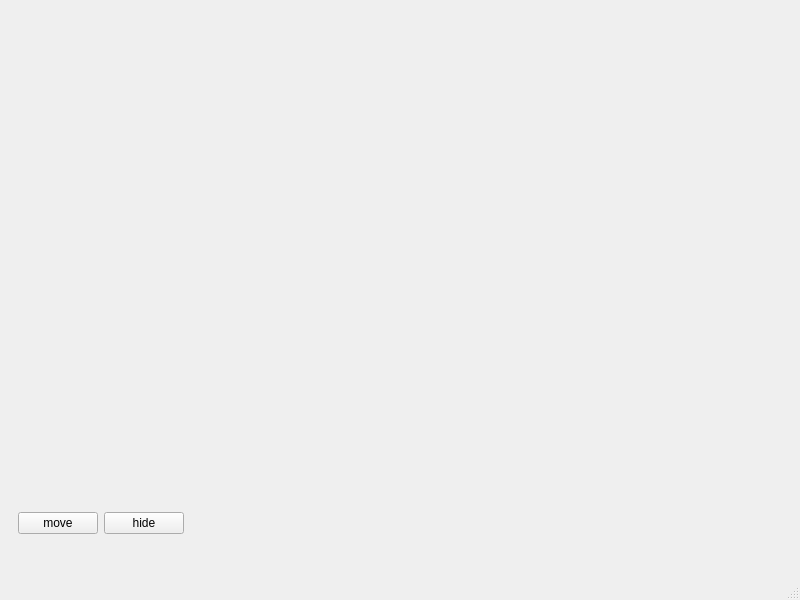
<?xml version="1.0" encoding="UTF-8"?>
<ui version="4.0">
 <class>MainWindow</class>
 <widget class="QMainWindow" name="MainWindow">
  <property name="geometry">
   <rect>
    <x>0</x>
    <y>0</y>
    <width>800</width>
    <height>600</height>
   </rect>
  </property>
  <property name="windowTitle">
   <string>MainWindow</string>
  </property>
  <widget class="QWidget" name="centralwidget">
   <layout class="QVBoxLayout" name="verticalLayout" stretch="5,1">
    <item>
     <widget class="QWidget" name="widget" native="true"/>
    </item>
    <item>
     <widget class="QWidget" name="widget_2" native="true">
      <layout class="QHBoxLayout" name="horizontalLayout">
       <item>
        <widget class="QPushButton" name="pushButton_move">
         <property name="text">
          <string>move</string>
         </property>
        </widget>
       </item>
       <item>
        <widget class="QPushButton" name="pushButton_hide">
         <property name="text">
          <string>hide</string>
         </property>
        </widget>
       </item>
       <item>
        <spacer name="horizontalSpacer">
         <property name="orientation">
          <enum>Qt::Horizontal</enum>
         </property>
         <property name="sizeHint" stdset="0">
          <size>
           <width>453</width>
           <height>20</height>
          </size>
         </property>
        </spacer>
       </item>
      </layout>
     </widget>
    </item>
   </layout>
  </widget>
  <widget class="QMenuBar" name="menubar">
   <property name="geometry">
    <rect>
     <x>0</x>
     <y>0</y>
     <width>800</width>
     <height>26</height>
    </rect>
   </property>
  </widget>
  <widget class="QStatusBar" name="statusbar"/>
 </widget>
 <resources/>
 <connections/>
</ui>
